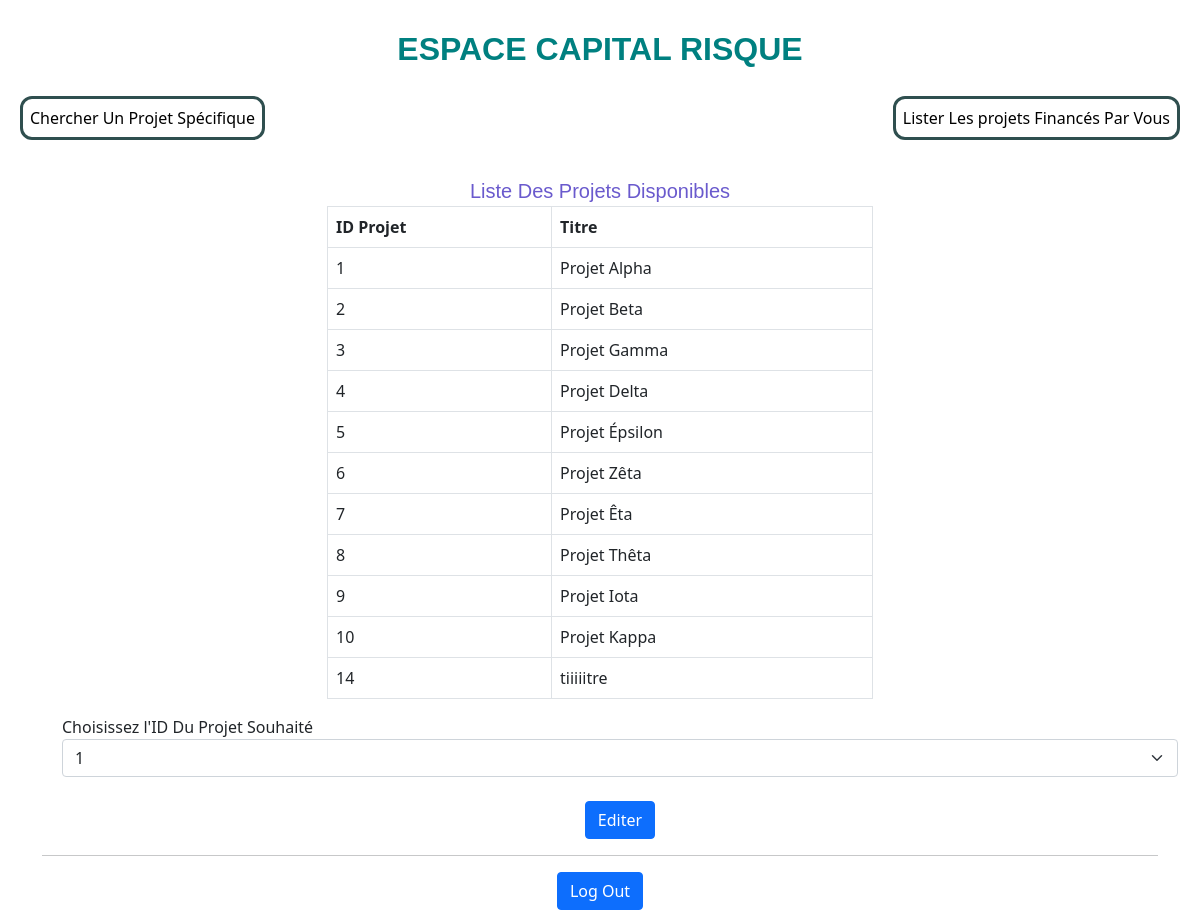
Page /projet/AccInvest.php on the committed database.
### tables this page shows
CREATE TABLE IF NOT EXISTS `projet` (
  `id_projet` int NOT NULL AUTO_INCREMENT,
  `titre` varchar(30) NOT NULL,
  `description` varchar(2000) NOT NULL,
  `nombre_actions_a_vendre` int NOT NULL,
  `nombre_actions_vendues` int NOT NULL,
  `prix_action` float NOT NULL,
  `id_startuper` int NOT NULL,
  PRIMARY KEY (`id_projet`),
  KEY `id_startuper` (`id_startuper`)
);

### projet/AccInvest.php (the view, shortened to what this page needs)
<!DOCTYPE html>
<html lang="en">
<head>
    <link rel="stylesheet" href="investstart.css">
    <link href="https://cdn.jsdelivr.net/npm/bootstrap@5.1.3/dist/css/bootstrap.min.css" rel="stylesheet"
>
</head>
<body>
    <h1 id="titreinvest">ESPACE CAPITAL RISQUE</h1>
    <nav>
        <ul>
            <li><a href="investsearch.php">Chercher Un Projet Spécifique</a></li>
            <li><a href="projetsFinancés.php">Lister Les projets Financés Par Vous</a></li>
        </ul>
    </nav>
    <div class="container">
        <div class="row">
            <div class="col-md-6 center-table">
                <?php
                include("connexion.php");
                try {
                    $sth = $conn->prepare("SELECT id_projet, titre FROM projet WHERE nombre_actions_a_vendre > 0");
                    $sth->execute();
                    $resultat = $sth->fetchAll(PDO::FETCH_ASSOC);
                    $str = "<caption><center class='caption'>Liste Des Projets Disponibles</center></caption>";
                    $str .= "<table class='table table-bordered'>";
                    $str .= "<tr><th>ID Projet</th><th>Titre</th></tr>";
                    foreach ($resultat as $projet) {
                        $str .= "<tr><td>{$projet['id_projet']}</td><td>{$projet['titre']}</td></tr>";
                    }
                    $str .= "</table>";
                    echo $str;
                } catch (PDOException $e) {
                    echo "Erreur : " . $e->getMessage();
                }
                ?>
            </div>
        <div class="select-wrapper">
    <form action="" method="post" id="form1">
        <caption>Choisissez l'ID Du Projet Souhaité</caption><br>
        <select name='projet' class='form-select' id="projetSelect">
            <?php
            foreach ($resultat as $projet) {
                echo "<option value='" . $projet["id_projet"] . "'>" . $projet["id_projet"] . "</option>";
            }
            ?>
        </select>
        <br>
        <center><button class="btn btn-primary" type="submit">Editer</button></center>
    </form>
</div>
<div>
    <hr>
</div>
</div>
<div>
<center><button id='logout' class='btn btn-primary' type='button' >Log Out</button></center>
</div>
</body>
</html>

### projet/investstart.css (style rules this page uses)
nav ul { list-style: none; display: flex; flex-direction:row; justify-content: space-between; align-items: center; padding: 10px; }
nav ul>li { display: block; margin: 10px; padding: 7px; border: 3px solid darkslategray ; color: black ; border-radius: 12px; }
li>a { text-decoration:none; color: black; }
#titreinvest { font-family:'Franklin Gothic Medium', 'Arial Narrow', Arial, sans-serif; font-size: 32px; font-weight: bold; color:teal; text-align: center; text-transform:uppercase; margin-top: 30px; }
.center-table { margin: 0 auto; }
.select-wrapper { display: inline-block; vertical-align: top; margin-left: 20px; }

### projet/AccInvest.php (style rules this page uses)
.caption { font-family:'Franklin Gothic Medium', 'Arial Narrow', Arial, sans-serif ; color:slateblue; font-size: 20px; text-align: center; }

### rows in the picture
projet: id_projet "1", titre "Projet Alpha"
projet: id_projet "2", titre "Projet Beta"
projet: id_projet "3", titre "Projet Gamma"
projet: id_projet "4", titre "Projet Delta"
projet: id_projet "5", titre "Projet Épsilon"
projet: id_projet "6", titre "Projet Zêta"
projet: id_projet "7", titre "Projet Êta"
projet: id_projet "8", titre "Projet Thêta"
projet: id_projet "9", titre "Projet Iota"
projet: id_projet "10", titre "Projet Kappa"
projet: id_projet "14", titre "tiiiiitre"

### other values in the picture
form field projet "1"
